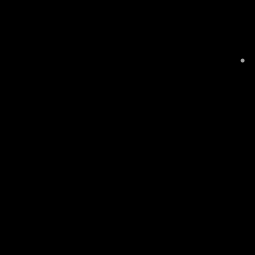
Frame 1 (no input)
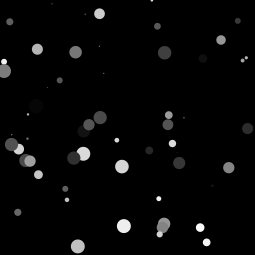
Frame 60 (the mouse pressed at the canvas centre just before this capture)
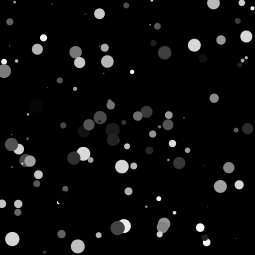
Frame 120 (the mouse held since frame 60 and released just before this capture)

The Processing sketch that drew these frames (run headless with seeded random() and noise(); from frame 60 on, the mouse is pressed at the canvas centre):

// Processing sketch: processing_29403
// ── processing_29403.pde

void setup(){
size(255,255);
background(0);
smooth();
}
void draw(){
  dibujarMuchosCirculos();
}
void dibujarMuchosCirculos(){
   float grises = random(255);
  float diam = random(15);
  float x=random(width);
  float y=random(height);
  frameRate(5);
  noStroke();
  fill(grises);
  ellipse(x,y,diam,diam);
}
